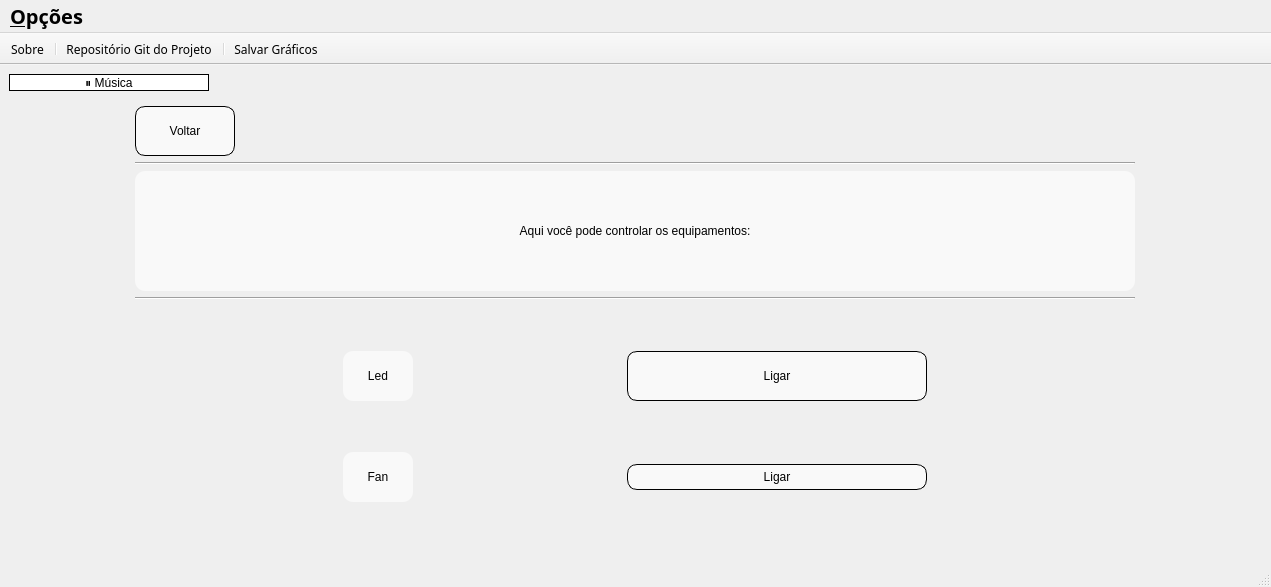
<?xml version="1.0" encoding="UTF-8"?>
<ui version="4.0">
 <class>MainWindow</class>
 <widget class="QMainWindow" name="MainWindow">
  <property name="geometry">
   <rect>
    <x>0</x>
    <y>0</y>
    <width>1271</width>
    <height>587</height>
   </rect>
  </property>
  <property name="sizePolicy">
   <sizepolicy hsizetype="Minimum" vsizetype="Minimum">
    <horstretch>0</horstretch>
    <verstretch>0</verstretch>
   </sizepolicy>
  </property>
  <property name="minimumSize">
   <size>
    <width>960</width>
    <height>540</height>
   </size>
  </property>
  <property name="maximumSize">
   <size>
    <width>1920</width>
    <height>1080</height>
   </size>
  </property>
  <property name="baseSize">
   <size>
    <width>0</width>
    <height>0</height>
   </size>
  </property>
  <property name="windowTitle">
   <string>Sistema de Automação e Controle Residencial</string>
  </property>
  <widget class="QWidget" name="centralwidget">
   <layout class="QGridLayout" name="gridLayout_2">
    <item row="0" column="0">
     <widget class="QPushButton" name="parar_musica_pushButton">
      <property name="maximumSize">
       <size>
        <width>200</width>
        <height>50</height>
       </size>
      </property>
      <property name="styleSheet">
       <string notr="true">QPushButton {
    font: 11pt &quot;Tibetan Machine Uni&quot;;
    border-radius: 10px;       /* Bordas arredondadas */
    background-color: rgb(255, 255, 255); /* Fundo semi-transparente */
	border: 1px solid rgb(0,0,0);
}

/* Efeito de escurecimento ao passar o mouse */
QPushButton:hover {
    background-color: rgba(225, 225, 225, 0.7); /* Cor mais escura ao passar o mouse */
}
</string>
      </property>
      <property name="text">
       <string>⏸️ Música</string>
      </property>
     </widget>
    </item>
    <item row="1" column="0">
     <widget class="QStackedWidget" name="stackedWidget">
      <property name="sizePolicy">
       <sizepolicy hsizetype="MinimumExpanding" vsizetype="MinimumExpanding">
        <horstretch>0</horstretch>
        <verstretch>0</verstretch>
       </sizepolicy>
      </property>
      <property name="locale">
       <locale language="Portuguese" country="Brazil"/>
      </property>
      <property name="currentIndex">
       <number>2</number>
      </property>
      <widget class="QWidget" name="page_1">
       <layout class="QGridLayout" name="gridLayout">
        <item row="2" column="1" rowspan="2">
         <widget class="Line" name="vertical1_line">
          <property name="orientation">
           <enum>Qt::Vertical</enum>
          </property>
         </widget>
        </item>
        <item row="3" column="2">
         <widget class="QPushButton" name="controlar_eletronicos_pushButton">
          <property name="sizePolicy">
           <sizepolicy hsizetype="Minimum" vsizetype="Expanding">
            <horstretch>0</horstretch>
            <verstretch>0</verstretch>
           </sizepolicy>
          </property>
          <property name="maximumSize">
           <size>
            <width>350</width>
            <height>50</height>
           </size>
          </property>
          <property name="cursor">
           <cursorShape>PointingHandCursor</cursorShape>
          </property>
          <property name="styleSheet">
           <string notr="true">QPushButton {
    font: 11pt &quot;Tibetan Machine Uni&quot;;
    border-radius: 10px;       /* Bordas arredondadas */
    padding: 5px;              /* Espaço interno */
    background-color: rgba(255, 255, 255, 0.6); /* Fundo semi-transparente */
	border: 1px solid rgb(0,0,0);
}

/* Efeito de escurecimento ao passar o mouse */
QPushButton:hover {
    background-color: rgba(225, 225, 225, 0.7); /* Cor mais escura ao passar o mouse */
}
</string>
          </property>
          <property name="text">
           <string>Controle de Eletrônicos</string>
          </property>
         </widget>
        </item>
        <item row="2" column="0">
         <widget class="QLabel" name="visualizar_dados_label">
          <property name="sizePolicy">
           <sizepolicy hsizetype="Minimum" vsizetype="Expanding">
            <horstretch>0</horstretch>
            <verstretch>0</verstretch>
           </sizepolicy>
          </property>
          <property name="maximumSize">
           <size>
            <width>350</width>
            <height>50</height>
           </size>
          </property>
          <property name="styleSheet">
           <string notr="true">font: 11pt &quot;Tibetan Machine Uni&quot;;
border-radius: 10px;       /* Bordas arredondadas */
padding: 5px;              /* Espaço interno */
background-color: rgba(255, 255, 255, 0.6); /* Fundo semi-transparente */</string>
          </property>
          <property name="text">
           <string>Exibe Dados de Todos os Sensores:</string>
          </property>
          <property name="alignment">
           <set>Qt::AlignCenter</set>
          </property>
         </widget>
        </item>
        <item row="3" column="0">
         <widget class="QPushButton" name="visualizar_dados_pushButton">
          <property name="sizePolicy">
           <sizepolicy hsizetype="Minimum" vsizetype="Expanding">
            <horstretch>0</horstretch>
            <verstretch>0</verstretch>
           </sizepolicy>
          </property>
          <property name="maximumSize">
           <size>
            <width>350</width>
            <height>50</height>
           </size>
          </property>
          <property name="cursor">
           <cursorShape>PointingHandCursor</cursorShape>
          </property>
          <property name="styleSheet">
           <string notr="true">QPushButton {
    font: 11pt &quot;Tibetan Machine Uni&quot;;
    border-radius: 10px;       /* Bordas arredondadas */
    padding: 5px;              /* Espaço interno */
    background-color: rgba(255, 255, 255, 0.6); /* Fundo semi-transparente */
	border: 1px solid rgb(0,0,0);
}

/* Efeito de escurecimento ao passar o mouse */
QPushButton:hover {
    background-color: rgba(225, 225, 225, 0.7); /* Cor mais escura ao passar o mouse */
}
</string>
          </property>
          <property name="text">
           <string>Visualização de dados em tempo real</string>
          </property>
         </widget>
        </item>
        <item row="2" column="2">
         <widget class="QLabel" name="controlar_eletronicos_label">
          <property name="maximumSize">
           <size>
            <width>350</width>
            <height>50</height>
           </size>
          </property>
          <property name="styleSheet">
           <string notr="true">font: 11pt &quot;Tibetan Machine Uni&quot;;
border-radius: 10px;       /* Bordas arredondadas */
padding: 5px;              /* Espaço interno */
background-color: rgba(255, 255, 255, 0.6); /* Fundo semi-transparente */</string>
          </property>
          <property name="text">
           <string>Permite o Controle de Eletrônicos:</string>
          </property>
          <property name="alignment">
           <set>Qt::AlignCenter</set>
          </property>
         </widget>
        </item>
        <item row="0" column="0" colspan="3" alignment="Qt::AlignHCenter">
         <widget class="QLabel" name="bem_vindo_label">
          <property name="enabled">
           <bool>true</bool>
          </property>
          <property name="sizePolicy">
           <sizepolicy hsizetype="Preferred" vsizetype="Preferred">
            <horstretch>0</horstretch>
            <verstretch>0</verstretch>
           </sizepolicy>
          </property>
          <property name="minimumSize">
           <size>
            <width>900</width>
            <height>150</height>
           </size>
          </property>
          <property name="maximumSize">
           <size>
            <width>900</width>
            <height>150</height>
           </size>
          </property>
          <property name="font">
           <font>
            <family>Tibetan Machine Uni</family>
            <pointsize>30</pointsize>
            <weight>50</weight>
            <italic>false</italic>
            <bold>false</bold>
            <strikeout>false</strikeout>
           </font>
          </property>
          <property name="styleSheet">
           <string notr="true">font: 30pt &quot;Tibetan Machine Uni&quot;;
border-radius: 10px;       /* Bordas arredondadas */
padding: 5px;              /* Espaço interno */
background-color: rgba(255, 255, 255, 0.6); /* Fundo semi-transparente */</string>
          </property>
          <property name="frameShadow">
           <enum>QFrame::Plain</enum>
          </property>
          <property name="text">
           <string>Seja bem-vindo(a) ao nosso sistema!</string>
          </property>
          <property name="alignment">
           <set>Qt::AlignCenter</set>
          </property>
         </widget>
        </item>
        <item row="1" column="0" colspan="3">
         <widget class="Line" name="horizontal1_line">
          <property name="orientation">
           <enum>Qt::Horizontal</enum>
          </property>
         </widget>
        </item>
       </layout>
      </widget>
      <widget class="QWidget" name="page_2">
       <layout class="QVBoxLayout" name="verticalLayout_2">
        <item>
         <widget class="QPushButton" name="pag_anterior2_pushButton">
          <property name="minimumSize">
           <size>
            <width>100</width>
            <height>50</height>
           </size>
          </property>
          <property name="maximumSize">
           <size>
            <width>100</width>
            <height>50</height>
           </size>
          </property>
          <property name="styleSheet">
           <string notr="true">QPushButton {
    font: 11pt &quot;Tibetan Machine Uni&quot;;
    border-radius: 10px;       /* Bordas arredondadas */
    padding: 5px;              /* Espaço interno */
    background-color: rgba(255, 255, 255, 0.6); /* Fundo semi-transparente */
	border: 1px solid rgb(0,0,0);
}

/* Efeito de escurecimento ao passar o mouse */
QPushButton:hover {
    background-color: rgba(225, 225, 225, 0.7); /* Cor mais escura ao passar o mouse */
}
</string>
          </property>
          <property name="text">
           <string>Voltar</string>
          </property>
         </widget>
        </item>
        <item>
         <widget class="Line" name="line_2">
          <property name="orientation">
           <enum>Qt::Horizontal</enum>
          </property>
         </widget>
        </item>
        <item>
         <widget class="QLabel" name="info_pag2_label">
          <property name="minimumSize">
           <size>
            <width>0</width>
            <height>0</height>
           </size>
          </property>
          <property name="maximumSize">
           <size>
            <width>1500</width>
            <height>150</height>
           </size>
          </property>
          <property name="font">
           <font>
            <family>Tibetan Machine Uni</family>
            <pointsize>30</pointsize>
            <weight>50</weight>
            <italic>false</italic>
            <bold>false</bold>
           </font>
          </property>
          <property name="styleSheet">
           <string notr="true">font: 30pt &quot;Tibetan Machine Uni&quot;;
border-radius: 10px;       /* Bordas arredondadas */
padding: 5px;              /* Espaço interno */
background-color: rgba(255, 255, 255, 0.6); /* Fundo semi-transparente */

</string>
          </property>
          <property name="text">
           <string>Aqui você pode visualizar os dados coletados pelos sensores:</string>
          </property>
          <property name="alignment">
           <set>Qt::AlignCenter</set>
          </property>
          <property name="wordWrap">
           <bool>true</bool>
          </property>
         </widget>
        </item>
        <item>
         <widget class="Line" name="line_3">
          <property name="orientation">
           <enum>Qt::Horizontal</enum>
          </property>
         </widget>
        </item>
        <item>
         <widget class="QGraphicsView" name="graphicsView"/>
        </item>
       </layout>
      </widget>
      <widget class="QWidget" name="page_3">
       <layout class="QGridLayout" name="gridLayout_3">
        <item row="1" column="0">
         <widget class="Line" name="line_4">
          <property name="minimumSize">
           <size>
            <width>1000</width>
            <height>0</height>
           </size>
          </property>
          <property name="orientation">
           <enum>Qt::Horizontal</enum>
          </property>
         </widget>
        </item>
        <item row="2" column="0">
         <widget class="QLabel" name="label_3">
          <property name="maximumSize">
           <size>
            <width>16777215</width>
            <height>150</height>
           </size>
          </property>
          <property name="styleSheet">
           <string notr="true">font: 30pt &quot;Tibetan Machine Uni&quot;;
border-radius: 10px;       /* Bordas arredondadas */
padding: 5px;              /* Espaço interno */
background-color: rgba(255, 255, 255, 0.6); /* Fundo semi-transparente */

</string>
          </property>
          <property name="text">
           <string>Aqui você pode controlar os equipamentos:</string>
          </property>
          <property name="alignment">
           <set>Qt::AlignCenter</set>
          </property>
          <property name="wordWrap">
           <bool>true</bool>
          </property>
         </widget>
        </item>
        <item row="0" column="0">
         <widget class="QPushButton" name="pag_anterior3_pushButton">
          <property name="maximumSize">
           <size>
            <width>100</width>
            <height>50</height>
           </size>
          </property>
          <property name="styleSheet">
           <string notr="true">QPushButton {
    font: 11pt &quot;Tibetan Machine Uni&quot;;
    border-radius: 10px;       /* Bordas arredondadas */
    padding: 5px;              /* Espaço interno */
    background-color: rgba(255, 255, 255, 0.6); /* Fundo semi-transparente */
	border: 1px solid rgb(0,0,0);
}

/* Efeito de escurecimento ao passar o mouse */
QPushButton:hover {
    background-color: rgba(225, 225, 225, 0.7); /* Cor mais escura ao passar o mouse */
}
</string>
          </property>
          <property name="text">
           <string>Voltar</string>
          </property>
         </widget>
        </item>
        <item row="4" column="0">
         <widget class="Line" name="line">
          <property name="orientation">
           <enum>Qt::Horizontal</enum>
          </property>
         </widget>
        </item>
        <item row="5" column="0" rowspan="2">
         <layout class="QGridLayout" name="gridLayout_5">
          <item row="1" column="0">
           <widget class="QLabel" name="label_4">
            <property name="minimumSize">
             <size>
              <width>70</width>
              <height>50</height>
             </size>
            </property>
            <property name="maximumSize">
             <size>
              <width>70</width>
              <height>50</height>
             </size>
            </property>
            <property name="styleSheet">
             <string notr="true">font: 11pt &quot;Tibetan Machine Uni&quot;;
border-radius: 10px;       /* Bordas arredondadas */
padding: 5px;              /* Espaço interno */
background-color: rgba(255, 255, 255, 0.6); /* Fundo semi-transparente */</string>
            </property>
            <property name="text">
             <string>Fan</string>
            </property>
            <property name="alignment">
             <set>Qt::AlignCenter</set>
            </property>
           </widget>
          </item>
          <item row="0" column="1">
           <widget class="QPushButton" name="ligarLED_pushButton">
            <property name="maximumSize">
             <size>
              <width>300</width>
              <height>50</height>
             </size>
            </property>
            <property name="styleSheet">
             <string notr="true">QPushButton {
    font: 11pt &quot;Tibetan Machine Uni&quot;;
    border-radius: 10px;       /* Bordas arredondadas */
    padding: 5px;              /* Espaço interno */
    background-color: rgba(255, 255, 255, 0.6); /* Fundo semi-transparente */
	border: 1px solid rgb(0,0,0);
}

/* Efeito de escurecimento ao passar o mouse */
QPushButton:hover {
    background-color: rgba(225, 225, 225, 0.7); /* Cor mais escura ao passar o mouse */
}
</string>
            </property>
            <property name="text">
             <string>Ligar</string>
            </property>
           </widget>
          </item>
          <item row="1" column="1">
           <widget class="QPushButton" name="ligarFAN_pushButton">
            <property name="styleSheet">
             <string notr="true">QPushButton {
    font: 11pt &quot;Tibetan Machine Uni&quot;;
    border-radius: 10px;       /* Bordas arredondadas */
    padding: 5px;              /* Espaço interno */
    background-color: rgba(255, 255, 255, 0.6); /* Fundo semi-transparente */
	border: 1px solid rgb(0,0,0);
}

/* Efeito de escurecimento ao passar o mouse */
QPushButton:hover {
    background-color: rgba(225, 225, 225, 0.7); /* Cor mais escura ao passar o mouse */
}
</string>
            </property>
            <property name="text">
             <string>Ligar</string>
            </property>
           </widget>
          </item>
          <item row="0" column="0">
           <widget class="QLabel" name="label_5">
            <property name="minimumSize">
             <size>
              <width>70</width>
              <height>50</height>
             </size>
            </property>
            <property name="maximumSize">
             <size>
              <width>70</width>
              <height>50</height>
             </size>
            </property>
            <property name="styleSheet">
             <string notr="true">font: 11pt &quot;Tibetan Machine Uni&quot;;
border-radius: 10px;       /* Bordas arredondadas */
padding: 5px;              /* Espaço interno */
background-color: rgba(255, 255, 255, 0.6); /* Fundo semi-transparente */</string>
            </property>
            <property name="text">
             <string>Led</string>
            </property>
            <property name="alignment">
             <set>Qt::AlignCenter</set>
            </property>
           </widget>
          </item>
         </layout>
        </item>
       </layout>
      </widget>
     </widget>
    </item>
   </layout>
  </widget>
  <widget class="QMenuBar" name="menubar">
   <property name="geometry">
    <rect>
     <x>0</x>
     <y>0</y>
     <width>1271</width>
     <height>46</height>
    </rect>
   </property>
   <property name="font">
    <font>
     <family>Tibetan Machine Uni</family>
     <pointsize>15</pointsize>
     <weight>75</weight>
     <bold>true</bold>
    </font>
   </property>
   <widget class="QMenu" name="menu_Op_es">
    <property name="title">
     <string>&amp;Opções</string>
    </property>
    <addaction name="actionSalvar_gr_ficos"/>
   </widget>
   <addaction name="menu_Op_es"/>
  </widget>
  <widget class="QStatusBar" name="statusbar"/>
  <widget class="QToolBar" name="toolBar">
   <property name="minimumSize">
    <size>
     <width>0</width>
     <height>0</height>
    </size>
   </property>
   <property name="palette">
    <palette>
     <active>
      <colorrole role="Highlight">
       <brush brushstyle="SolidPattern">
        <color alpha="255">
         <red>242</red>
         <green>229</green>
         <blue>142</blue>
        </color>
       </brush>
      </colorrole>
     </active>
     <inactive>
      <colorrole role="Highlight">
       <brush brushstyle="SolidPattern">
        <color alpha="255">
         <red>242</red>
         <green>229</green>
         <blue>142</blue>
        </color>
       </brush>
      </colorrole>
     </inactive>
     <disabled>
      <colorrole role="Highlight">
       <brush brushstyle="SolidPattern">
        <color alpha="255">
         <red>145</red>
         <green>145</green>
         <blue>145</blue>
        </color>
       </brush>
      </colorrole>
     </disabled>
    </palette>
   </property>
   <property name="font">
    <font>
     <family>Tibetan Machine Uni</family>
    </font>
   </property>
   <property name="windowTitle">
    <string>toolBar</string>
   </property>
   <property name="movable">
    <bool>false</bool>
   </property>
   <property name="toolButtonStyle">
    <enum>Qt::ToolButtonTextUnderIcon</enum>
   </property>
   <attribute name="toolBarArea">
    <enum>TopToolBarArea</enum>
   </attribute>
   <attribute name="toolBarBreak">
    <bool>false</bool>
   </attribute>
   <addaction name="action_Sobre"/>
   <addaction name="separator"/>
   <addaction name="action_Reposit_rio_Git_do_Projeto"/>
   <addaction name="separator"/>
   <addaction name="actionSalvar_gr_ficos"/>
  </widget>
  <action name="action_Sobre">
   <property name="icon">
    <iconset theme="dialog-information">
     <normaloff>.</normaloff>.</iconset>
   </property>
   <property name="text">
    <string>&amp;Sobre</string>
   </property>
  </action>
  <action name="action_Reposit_rio_Git_do_Projeto">
   <property name="icon">
    <iconset theme="emblem-symbolic-link">
     <normaloff>.</normaloff>.</iconset>
   </property>
   <property name="text">
    <string>&amp;Repositório Git do Projeto</string>
   </property>
  </action>
  <action name="actionSalvar_gr_ficos">
   <property name="icon">
    <iconset theme="document-save">
     <normaloff>.</normaloff>.</iconset>
   </property>
   <property name="text">
    <string>&amp;Salvar Gráficos</string>
   </property>
   <property name="toolTip">
    <string>Salvar gráficos</string>
   </property>
  </action>
 </widget>
 <resources/>
 <connections/>
</ui>
